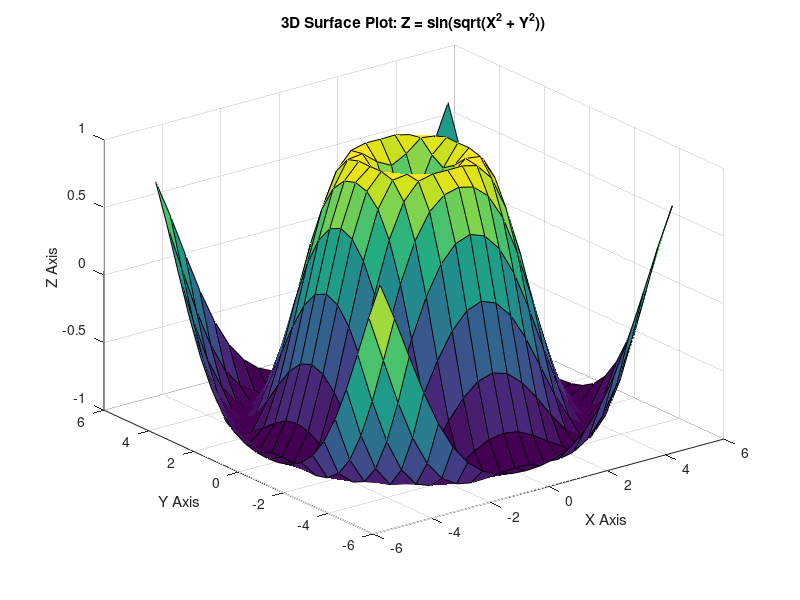

MATLAB code for this plot:
% Define the range for X and Y
x_values = -5:0.5:5;
y_values = -5:0.5:5;

% Create a grid for X and Y
[X, Y] = meshgrid(x_values, y_values);

% Define Z as a function of X and Y
Z = sin(sqrt(X.^2 + Y.^2));

% Create the surface plot
surf(X, Y, Z);

% Add labels and title
xlabel('X Axis');
ylabel('Y Axis');
zlabel('Z Axis');
title('3D Surface Plot: Z = sin(sqrt(X^2 + Y^2))');
